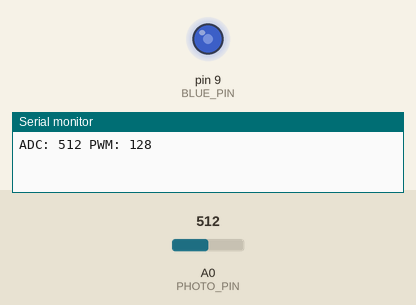
The sketch below on a simulated Arduino Uno, built with avr-gcc and run on an emulated ATmega328P. Shown: output pins drawn as LEDs (lit = HIGH), the last lines printed to the serial monitor. The test bench sets the inputs (shaded band); at power-on: A0 (PHOTO_PIN) = 512.

Above: at 1.2 s.
1.3 s: A0 (PHOTO_PIN) set to 716
At 2.3 s:
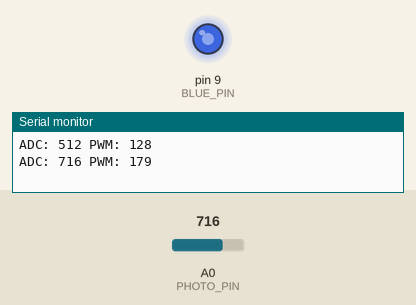
2.8 s: A0 (PHOTO_PIN) set to 900
At 3.4 s:
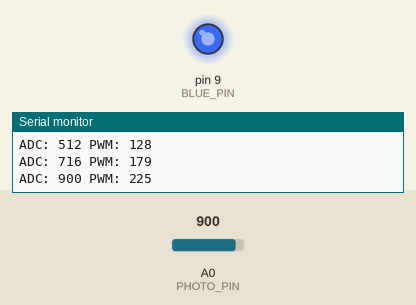
4.3 s: A0 (PHOTO_PIN) set to 122
At 4.6 s:
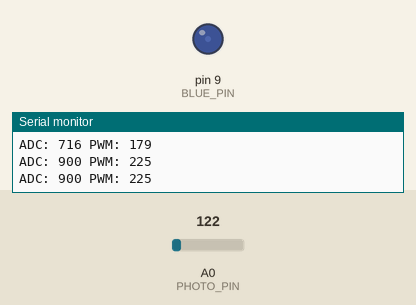
5.8 s: A0 (PHOTO_PIN) set to 0
At 6.9 s:
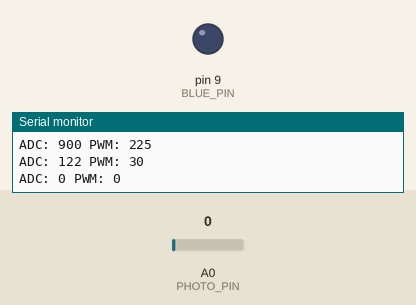
Timing chart, 0 to 8.3 s (numbered marks = the images above; inputs shaded):
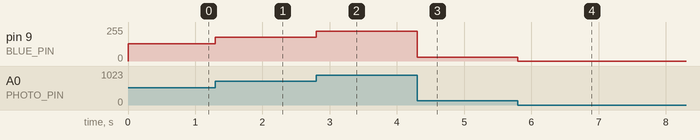

The sketch:

sketch_part1.ino
```cpp
// More light on the photocell should make ADC go UP

// Less light (cover it) should make ADC go DOWN

// The LED should get brighter as ADC goes up

const int PHOTO_PIN = A0;
const int BLUE_PIN  = 9;

unsigned long lastPrint = 0;

void setup() {
  Serial.begin(9600);
  pinMode(BLUE_PIN, OUTPUT);
}

void loop() {

  int rawValue = analogRead(PHOTO_PIN);

  int brightness = rawValue / 4;

  analogWrite(BLUE_PIN, brightness);

  if (millis() - lastPrint >= 1000) {
    lastPrint = millis();

    Serial.print("ADC: ");
    Serial.print(rawValue);
    Serial.print(" ");
    Serial.print("PWM: ");
    Serial.println(brightness);
  }
}
```

Measured:
- after the input at 1.3 s, pin 9 (BLUE_PIN): 128/255 → 179/255 at once
- after the input at 2.8 s, pin 9 (BLUE_PIN): 179/255 → 225/255 at once
- after the input at 4.3 s, pin 9 (BLUE_PIN): 225/255 → 30/255 at once
- after the input at 5.8 s, pin 9 (BLUE_PIN): 30/255 → 0/255 at once
